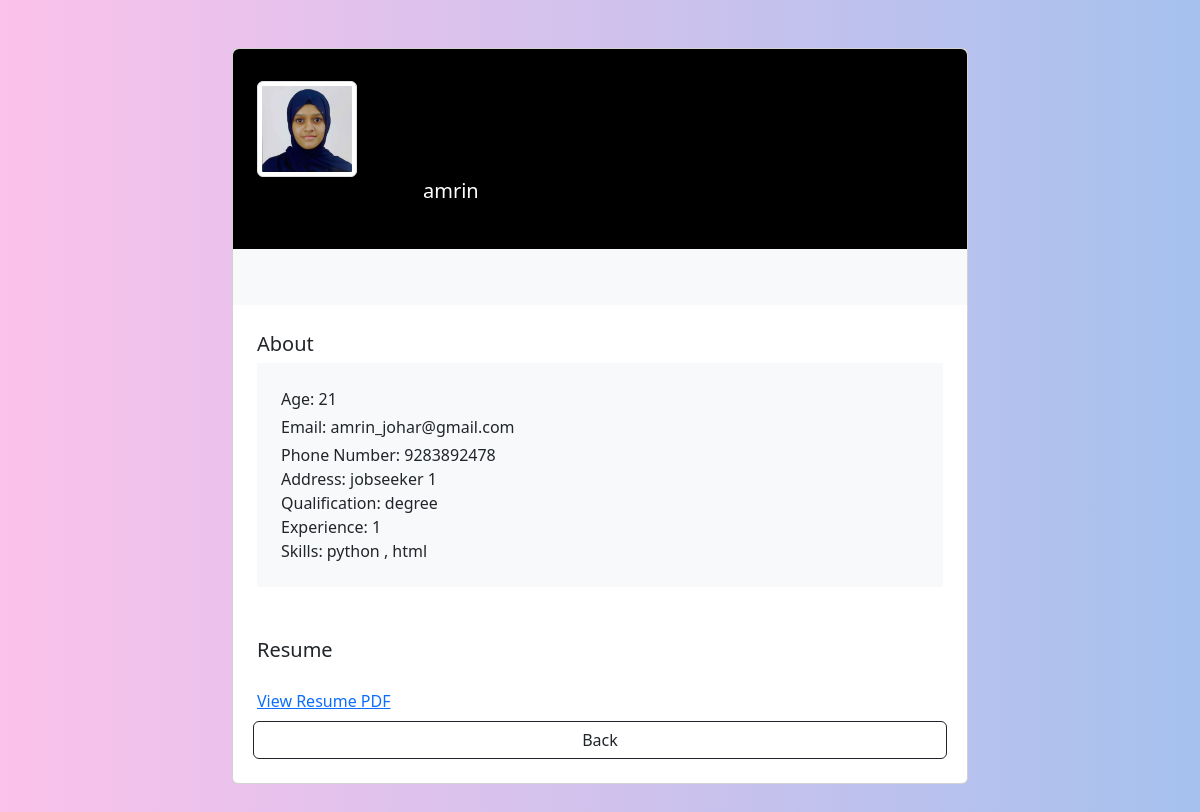
The app's page /view_details/1 (signed in), older data.
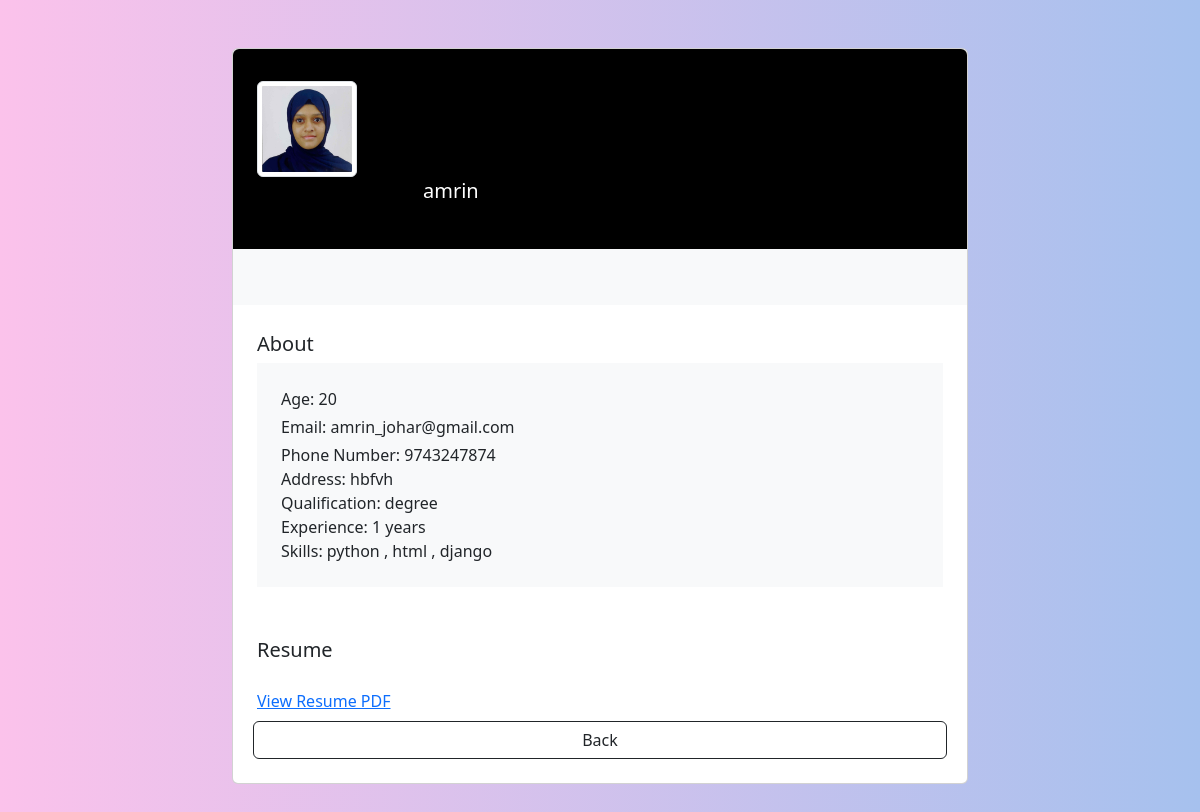
The same page, newer data.
### new_app/models.py (models this page shows)
class ProfileDetail(models.Model):
    user = models.ForeignKey(JobSeeker,on_delete=models.CASCADE,related_name='profile_details')
    qualification = models.CharField(max_length=20)
    experience = models.CharField(max_length=20)
    skills = models.CharField(max_length=50)
    resume = models.FileField(upload_to='resume/')
    profile_image = models.ImageField(upload_to='profiles/')

class JobSeeker(models.Model):
    user = models.OneToOneField(Login,on_delete=models.CASCADE,related_name='jobseeker')
    name = models.CharField(max_length=20)
    age = models.IntegerField()
    email = models.EmailField()
    phone_number = models.CharField(max_length=10)
    address = models.TextField()

### new_app/company_views.py (the view)
# urls.py: path("view_details/<int:id>", company_views.view_details ,name="view_details"),
@login_required(login_url='login_view')
def view_details(request,id):
    apply = ProfileDetail.objects.get(id=id)
    return render(request,'company/view_details.html',{'profile_details':apply})

### templates/company/view_details.html (shortened to what this page needs)
<!DOCTYPE html>
<html lang="en">
<head>
</head>
<link href="https://cdn.jsdelivr.net/npm/bootstrap@5.3.2/dist/css/bootstrap.min.css" rel="stylesheet">
<body>
<section class="h-100 gradient-custom-2">
  <div class="container py-5 h-100">
    <div class="row d-flex justify-content-center">
      <div class="col col-lg-9 col-xl-8">
        <div class="card">
          <div class="rounded-top text-white d-flex flex-row" style="background-color: #000; height:200px;">
            <div class="ms-4 mt-2 d-flex flex-column" style="width: 150px;">
              <img src="{{ profile_details.profile_image.url }}"
                alt="Generic placeholder image" class="img-fluid img-thumbnail mt-4 mb-2"
                style="width: 100px; z-index: 1">
            </div>
            <div class="ms-3" style="margin-top: 130px;">
              <h5>{{ profile_details.user.name }}</h5>
            </div>
          </div>
          <div class="p-4 text-black bg-body-tertiary">
            <div class="d-flex justify-content-end text-center py-1 text-body">
            </div>
          </div>
          <div class="card-body p-4 text-black">
            <div class="mb-5  text-body">
              <p class="lead fw-normal mb-1">About</p>
              <div class="p-4 bg-body-tertiary">
                <p class="font-italic mb-1">Age: {{ profile_details.user.age }}</p>
                <p class="font-italic mb-1">Email: {{ profile_details.user.email }}</p>
                <p class="font-italic mb-0">Phone Number: {{ profile_details.user.phone_number }}</p>
                <p class="font-italic mb-0">Address: {{ profile_details.user.address }}</p>
                <p class="font-italic mb-0">Qualification: {{ profile_details.qualification }}</p>
                <p class="font-italic mb-0">Experience: {{ profile_details.experience }}</p>
                <p class="font-italic mb-0">Skills: {{ profile_details.skills }}</p>
              </div>
            </div>
            <div class="d-flex justify-content-between align-items-center mb-4 text-body">
              <p class="lead fw-normal mb-0">Resume</p>
            </div>
            <div class="row g-2">
              <div class="col mb-2">
                <a href="{{ profile_details.resume.url }}" target="_blank">
    View Resume PDF
</a>
              </div>
            </div>
            <div class="row g-2">
                <a  role="button" data-mdb-button-init data-mdb-ripple-init class="btn btn-outline-dark text-body" data-mdb-ripple-color="dark" style="z-index: 1;" href="{% url 'applied_jobseekers' %}">
                Back
              </a>
            </div>
          </div>
        </div>
      </div>
    </div>
  </div>
</section>
</body>
</html>

Row changes from the older to the newer data that the page shows:
changed ProfileDetail "degree": user.age "21" → "20"; user.phone_number "9283892478" → "9743247874"; user.address "jobseeker 1" → "hbfvh"; experience "1" → "1 years"; skills "python , html" → "python , html , django"
